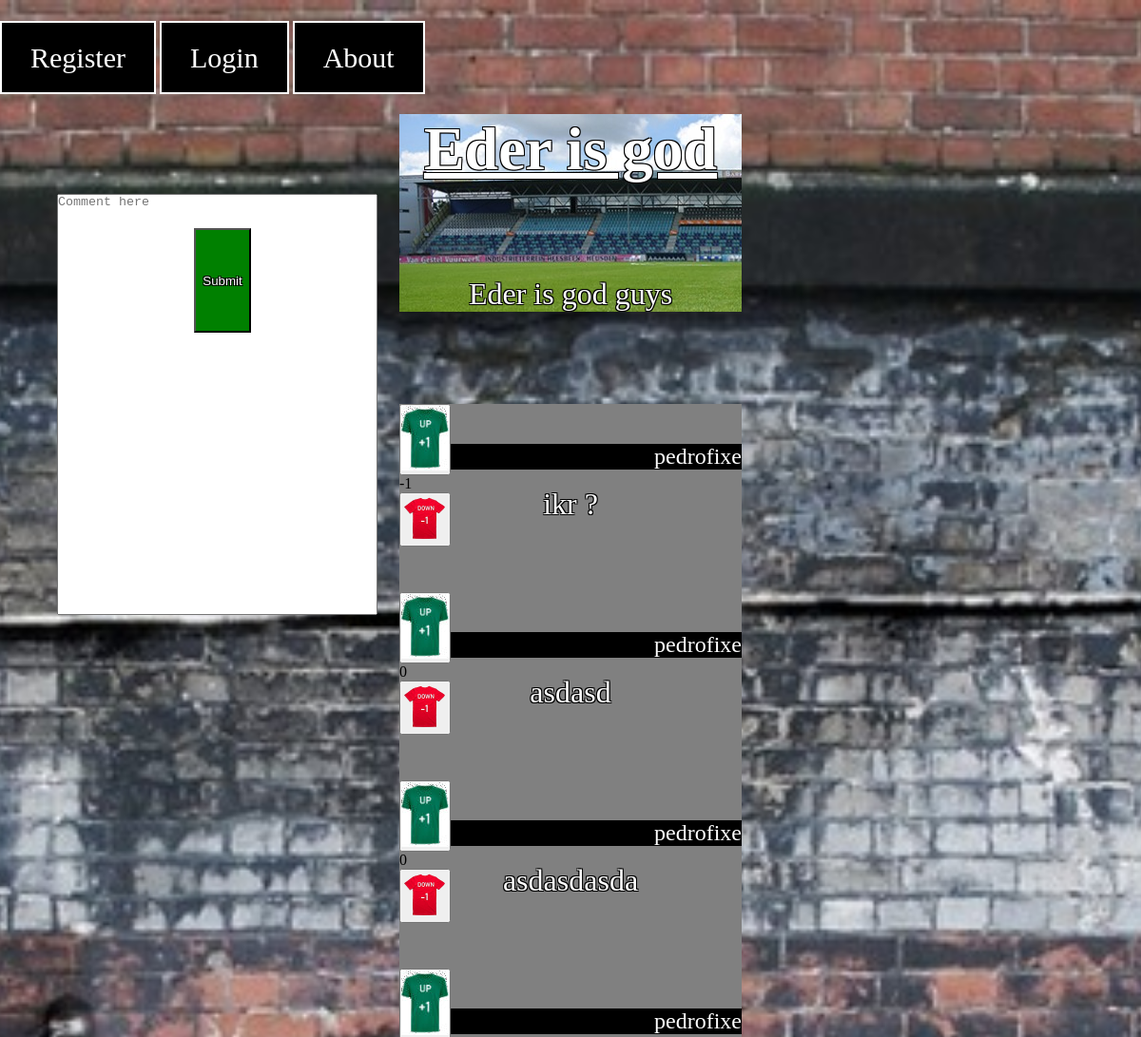
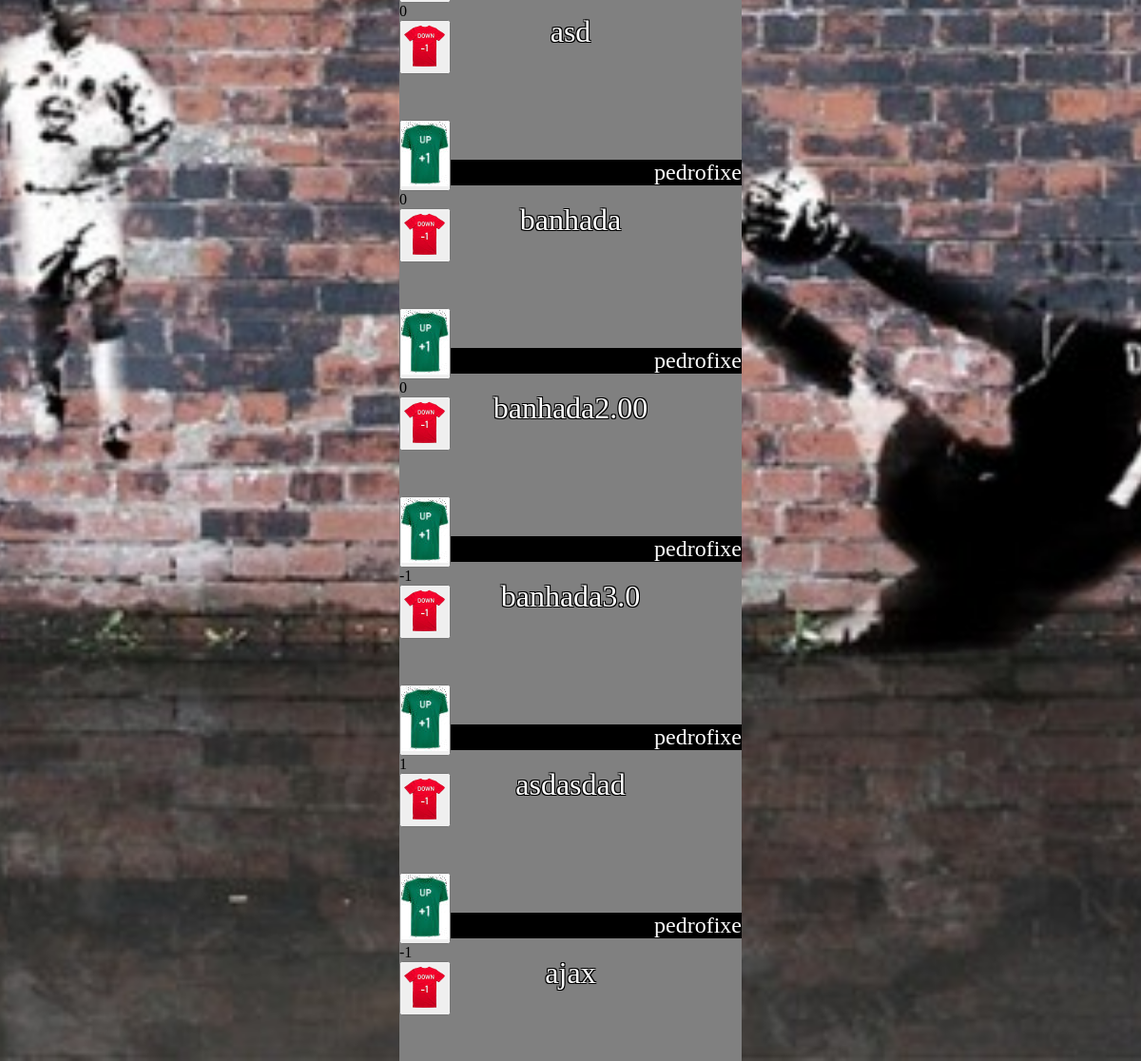
The app's page /postPage.php?id=1 with its own data (2 pictures, top to bottom).
### tables this page shows
CREATE TABLE Post (
	idPost		INTEGER NOT NULL PRIMARY KEY,
	idUser		INTEGER REFERENCES User (idUser),

	Title 		VARCHAR (100) NOT NULL,
	Text		VARCHAR (1000) NOT NULL,

	Link		VARCHAR NOT NULL,

	Date		INTEGER NOT NULL,

	Upvotes		INTEGER,
	Downvotes	INTEGER
);

CREATE TABLE Comment (
	idComment	INTEGER NOT NULL PRIMARY KEY,
	idUser		INTEGER REFERENCES User (idUser),
	idPost 		INTEGER REFERENCES Post (idPost),

	Text		VARCHAR (500) NOT NULL,

	Upvotes		INTEGER,
	Downvotes	INTEGER
);

CREATE TABLE User (
    idUser      INTEGER  NOT NULL PRIMARY KEY,

    username	VARCHAR (50) NOT NULL UNIQUE,
	password	VARCHAR NOT NULL,
	age 		INTEGER NOT NULL,
	email		VARCHAR (100) NOT NULL UNIQUE,
	pic			VARCHAR NOT NULL
);

### utilities.php (called while the page is built, shortened)
<?php
	function loggedIn()
	{
		$session = session_start();
		if (isset($_SESSION['id']))
		{
			$id = $_SESSION['id'];
			return $id;
		}
		else
		{
			return -1;
		}
	}
?>

### postPage.php (the view, shortened to what this page needs)
<?php
	include_once("utilities.php");
	$idPost = $_GET['id'];
	$idPost = preg_replace("/[^0-9]/", "", $idPost);
	$dbh = new PDO('sqlite:database.db');
	$dbh->setAttribute(PDO::ATTR_EMULATE_PREPARES, false);
	$query1 = $dbh->prepare('SELECT * FROM Post WHERE idPost = ?');
	$status1 = $query1->execute(array($idPost));
	$fetched1 = $query1->fetchAll();
	if (count($fetched1) == 1)
	{
		$post = $fetched1[0];
		$idPost = $post['idPost'];
		$Title = $post['Title'];
		$Text = $post['Text'];
		$Link = $post['Link'];
		$paragraphs = explode("\n", $Text);
		if (substr($Link, 0, 7) != "http://")
			$Link = "http://" . $Link;
	}
	$query2 = $dbh->prepare('SELECT * FROM user, (SELECT * FROM Comment WHERE idPost = ?) as comments where user.idUser = comments.idUser');
	$status2 = $query2->execute(array($idPost));
	$comments = $query2->fetchAll();
?>
<!DOCTYPE html>
<html>
<head>
	<link href="style.css" rel="stylesheet">
</head>
	<body>
		<div class="postPageMenu">
			<ul>
				<?php
					$id = loggedIn();
					if ($id == -1) : ?>
						<li class="active"> <a href="register.html">Register</a> </li>
						<li class="active"> <a href="login.html">Login</a> </li>
						<li class="active"> <a href="about.html">About</a> </li>
					<?php else : ?>
						<li class="active"> <a href="logout.php">Logout</a> </li>
						<li class="active"> <a href="about.html">About</a> </li>
						<li class="active"> <a href="profile.php">Profile</a> </li>
					<?php endif; ?>
			</ul>
		</div>
		<textarea id="commentText" placeholder="Comment here" rows="4" cols="40" maxlength="500" required></textarea>
		<button id="submitComment" onclick="registerComment(<?=$idPost?>)" > Submit </button>
		<section id="post">
			<article>
				<header>
					<h1>
						<a href="<?=$Link?>"><?=$Title?></a>
					</h1>
				</header>
				<?php foreach ($paragraphs as $paragraph) { ?>
				<p><?=$paragraph?><p>
				<?php } ?>
			</article>
		</section>
		<section id="comments">
			<?php foreach ($comments as $comment) { ?>
				<div class="comment-votes">
					<div class='ball up' >
						<button onclick='upVoteComment(<?=$comment['idComment']?>)' id='upVoteComment()'>
							<img src="./upvote.jpg">
						</button>
					</div>
					<div id="numberOfVotes<?=$comment['idComment']?>"><?=$comment['Upvotes']-$comment['Downvotes']?></div>
					<div class='ball down' id='downvote()'>
						<button onclick='downVoteComment(<?=$comment['idComment']?>)' id='downVoteComment()'>
							<img src="./downvote1.png">
						</button>
					</div>
				</div>
				<div class="commentUsername">
				<?=$comment['username']?><br>
			</div>
				<div class="commentText">
					<?=$comment['Text']?><br><br><br>
				</div>
				<?php } ?>
		</section>
	</body>
</html>

### style.css (style rules this page uses)
* { margin: 0; padding: 0; }
#post { background-image: url(stadium.jpg); text-align: center; margin-left: auto; margin-right: auto; margin-top: 10%; position: relative; height: 290%; width: 30%; align-items: center; }
#post h1 { top: 15%; font-size: 400%; }
#post h1 a { margin-top: 20%; text-align: center; color: white; text-shadow: -1px -1px 0 #000, 1px -1px 0 #000, -1px 1px 0 #000, 1px 1px 0 #000; }
#post p { font-size: 200%; margin-top: 27%; text-align: center; color: white; text-shadow: -1px -1px 0 #000, 1px -1px 0 #000, -1px 1px 0 #000, 1px 1px 0 #000; }
.postPageMenu { align-items: center; margin: auto auto; position: fixed; background-image: url(graffitti.jpg); height: 100%; width: 100%; top: 0%; background-size: cover; background-position: center; background-repeat: no-repeat; background-attachment:fixed; }
.postPageMenu > ul { top: 2%; left: 0%; position: relative; float: left; list-style: none; }
.postPageMenu > ul li { top: 2%; position: relative; display: inline-table; }
.postPageMenu > ul li a { top: 2%; position: relative; color: white; background-color: black; text-decoration: none; font-family: "Times New Roman", Times, serif; font-size: 30px; padding: 20px 30px; }
.postPageMenu > ul li.active a { border: 2px solid white; }
#comments { background-repeat: no-repeat; text-align: center; top: 50%; position: relative; width: 30%; margin-left: 35%; background-color: grey; }
#comments .comment-votes { left: 0%; text-align: left; }
#comments .commentText { color: white; font-size: 200%; margin-top: 5%; background-color: grey; text-shadow: -1px -1px 0 #000, 1px -1px 0 #000, -1px 1px 0 #000, 1px 1px 0 #000; }
#comments .commentUsername { text-align: right; color: white; font-size: 150%; margin-top: -30%; margin-bottom: 0%; background-color: black; text-shadow: -1px -1px 0 #000, 1px -1px 0 #000, -1px 1px 0 #000, 1px 1px 0 #000; }
#commentText { position: fixed; height: 20%; margin-left: 5%; margin-top: 7%; }
#submitComment { position: fixed; background-color: green; color: white; text-shadow: -1px -1px 0 #000, 1px -1px 0 #000, -1px 1px 0 #000, 1px 1px 0 #000; height: 5%; width: 5%; margin-top: 10%; margin-left: 17%; }
textarea { resize: none; }

### records on screen
post: Title "Eder is god", Text "Eder is god guys"
comment: $comment['Upvotes']-$comment['Downvotes'] "-1", idUser.username "pedrofixe", Text "ikr ?"
comment: $comment['Upvotes']-$comment['Downvotes'] "0", idUser.username "pedrofixe", Text "asdasd"
comment: $comment['Upvotes']-$comment['Downvotes'] "0", idUser.username "pedrofixe", Text "asdasdasda"
comment: $comment['Upvotes']-$comment['Downvotes'] "0", idUser.username "pedrofixe", Text "asd"
comment: $comment['Upvotes']-$comment['Downvotes'] "0", idUser.username "pedrofixe", Text "banhada"
comment: $comment['Upvotes']-$comment['Downvotes'] "0", idUser.username "pedrofixe", Text "banhada2.00"
comment: $comment['Upvotes']-$comment['Downvotes'] "-1", idUser.username "pedrofixe", Text "banhada3.0"
comment: $comment['Upvotes']-$comment['Downvotes'] "1", idUser.username "pedrofixe", Text "asdasdad"
comment: $comment['Upvotes']-$comment['Downvotes'] "-1", idUser.username "pedrofixe", Text "ajax"
